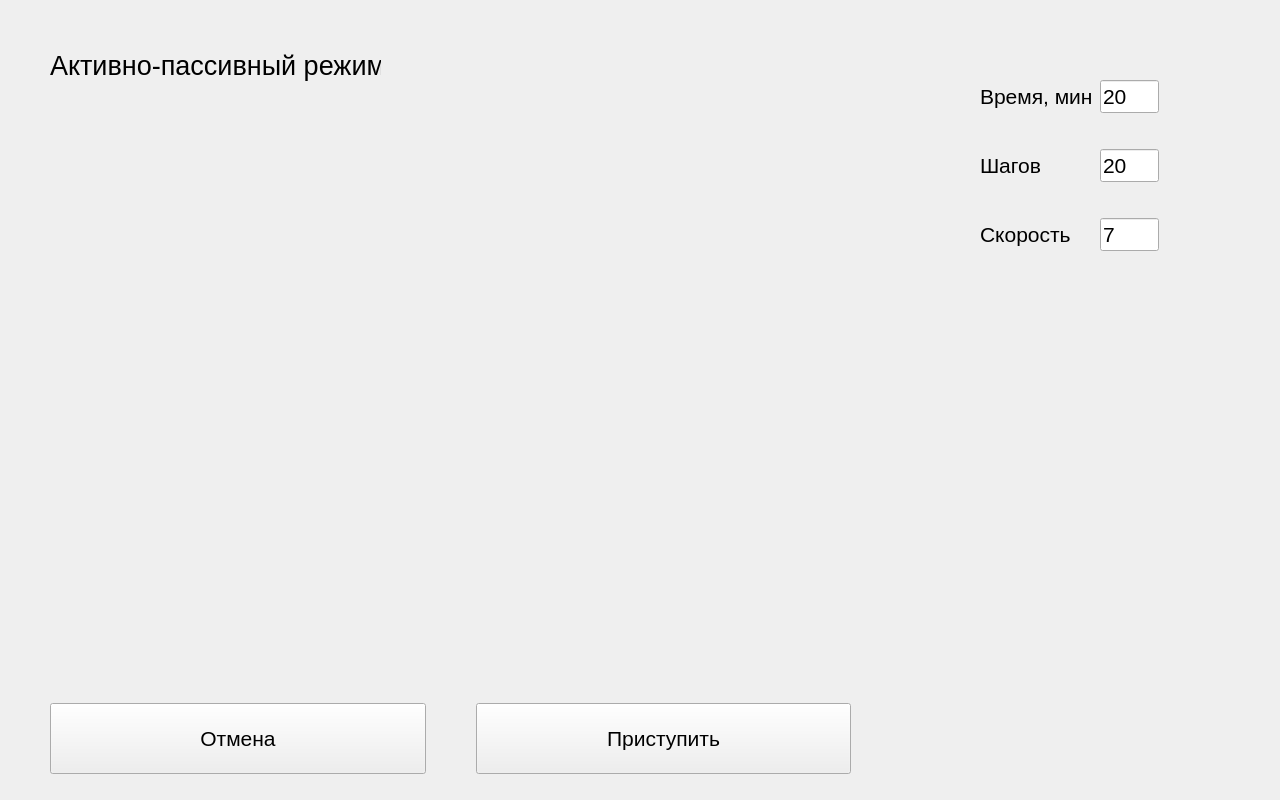
<?xml version="1.0" encoding="UTF-8"?>
<ui version="4.0">
 <class>ActivePassiveModeSettingsPage</class>
 <widget class="QWidget" name="ActivePassiveModeSettingsPage">
  <property name="geometry">
   <rect>
    <x>0</x>
    <y>0</y>
    <width>1280</width>
    <height>800</height>
   </rect>
  </property>
  <property name="windowTitle">
   <string>Form</string>
  </property>
  <widget class="QLabel" name="labelLegImg">
   <property name="geometry">
    <rect>
     <x>10</x>
     <y>190</y>
     <width>841</width>
     <height>491</height>
    </rect>
   </property>
   <property name="text">
    <string>&lt;html&gt;&lt;head/&gt;&lt;body&gt;&lt;p&gt;&lt;img src=&quot;:/leg_img/main_img/detail_00001.png&quot;/&gt;&lt;/p&gt;&lt;/body&gt;&lt;/html&gt;</string>
   </property>
  </widget>
  <widget class="QLabel" name="labelPassiveMode">
   <property name="geometry">
    <rect>
     <x>50</x>
     <y>40</y>
     <width>331</width>
     <height>51</height>
    </rect>
   </property>
   <property name="font">
    <font>
     <pointsize>20</pointsize>
    </font>
   </property>
   <property name="text">
    <string>Активно-пассивный режим</string>
   </property>
  </widget>
  <widget class="QWidget" name="horizontalLayoutWidget">
   <property name="geometry">
    <rect>
     <x>0</x>
     <y>703</y>
     <width>851</width>
     <height>101</height>
    </rect>
   </property>
   <layout class="QHBoxLayout" name="horizontalLayout">
    <property name="spacing">
     <number>50</number>
    </property>
    <property name="leftMargin">
     <number>50</number>
    </property>
    <property name="bottomMargin">
     <number>30</number>
    </property>
    <item>
     <widget class="QPushButton" name="pushButtonCancel">
      <property name="sizePolicy">
       <sizepolicy hsizetype="Expanding" vsizetype="Expanding">
        <horstretch>0</horstretch>
        <verstretch>0</verstretch>
       </sizepolicy>
      </property>
      <property name="font">
       <font>
        <pointsize>16</pointsize>
       </font>
      </property>
      <property name="text">
       <string>Отмена</string>
      </property>
     </widget>
    </item>
    <item>
     <widget class="QPushButton" name="pushButtonStart">
      <property name="sizePolicy">
       <sizepolicy hsizetype="Expanding" vsizetype="Expanding">
        <horstretch>0</horstretch>
        <verstretch>0</verstretch>
       </sizepolicy>
      </property>
      <property name="font">
       <font>
        <pointsize>16</pointsize>
       </font>
      </property>
      <property name="text">
       <string>Приступить</string>
      </property>
     </widget>
    </item>
   </layout>
  </widget>
  <widget class="QWidget" name="verticalLayoutWidget">
   <property name="geometry">
    <rect>
     <x>1100</x>
     <y>50</y>
     <width>59</width>
     <height>231</height>
    </rect>
   </property>
   <layout class="QVBoxLayout" name="verticalLayout">
    <item>
     <widget class="QLineEdit" name="lineEditTime">
      <property name="font">
       <font>
        <pointsize>16</pointsize>
       </font>
      </property>
      <property name="text">
       <string>20</string>
      </property>
      <property name="alignment">
       <set>Qt::AlignLeading|Qt::AlignLeft|Qt::AlignVCenter</set>
      </property>
     </widget>
    </item>
    <item>
     <widget class="QLineEdit" name="lineEditSteps">
      <property name="font">
       <font>
        <pointsize>16</pointsize>
       </font>
      </property>
      <property name="text">
       <string>20</string>
      </property>
     </widget>
    </item>
    <item>
     <widget class="QLineEdit" name="lineEditSpeed">
      <property name="font">
       <font>
        <pointsize>16</pointsize>
       </font>
      </property>
      <property name="text">
       <string>7</string>
      </property>
     </widget>
    </item>
   </layout>
  </widget>
  <widget class="QWidget" name="verticalLayoutWidget_2">
   <property name="geometry">
    <rect>
     <x>980</x>
     <y>50</y>
     <width>121</width>
     <height>231</height>
    </rect>
   </property>
   <layout class="QVBoxLayout" name="verticalLayoutLabels">
    <property name="spacing">
     <number>6</number>
    </property>
    <property name="leftMargin">
     <number>0</number>
    </property>
    <property name="topMargin">
     <number>15</number>
    </property>
    <property name="bottomMargin">
     <number>15</number>
    </property>
    <item>
     <widget class="QLabel" name="labelTime">
      <property name="font">
       <font>
        <pointsize>16</pointsize>
       </font>
      </property>
      <property name="text">
       <string>Время, мин</string>
      </property>
     </widget>
    </item>
    <item>
     <widget class="QLabel" name="labelSteps">
      <property name="font">
       <font>
        <pointsize>16</pointsize>
       </font>
      </property>
      <property name="text">
       <string>Шагов</string>
      </property>
     </widget>
    </item>
    <item>
     <widget class="QLabel" name="labelSpeed">
      <property name="font">
       <font>
        <pointsize>16</pointsize>
       </font>
      </property>
      <property name="text">
       <string>Скорость</string>
      </property>
     </widget>
    </item>
   </layout>
  </widget>
  <widget class="QWidget" name="verticalLayoutWidget_4">
   <property name="geometry">
    <rect>
     <x>1080</x>
     <y>310</y>
     <width>186</width>
     <height>291</height>
    </rect>
   </property>
   <layout class="QVBoxLayout" name="verticalLayout_3">
    <item>
     <widget class="QPushButton" name="pushButtonDiagnosisAngle">
      <property name="sizePolicy">
       <sizepolicy hsizetype="Maximum" vsizetype="Fixed">
        <horstretch>0</horstretch>
        <verstretch>0</verstretch>
       </sizepolicy>
      </property>
      <property name="styleSheet">
       <string notr="true">background-color: rgba(255, 255, 255,0);
border: none;
</string>
      </property>
      <property name="text">
       <string/>
      </property>
      <property name="icon">
       <iconset>
        <normalon>:/images/calibre_01.png</normalon>
       </iconset>
      </property>
      <property name="iconSize">
       <size>
        <width>180</width>
        <height>140</height>
       </size>
      </property>
      <property name="flat">
       <bool>true</bool>
      </property>
     </widget>
    </item>
    <item>
     <widget class="QPushButton" name="pushButtonDiagnosisAngle_2">
      <property name="sizePolicy">
       <sizepolicy hsizetype="Maximum" vsizetype="Fixed">
        <horstretch>0</horstretch>
        <verstretch>0</verstretch>
       </sizepolicy>
      </property>
      <property name="styleSheet">
       <string notr="true">background-color: rgba(255, 255, 255,0);
border: none;
</string>
      </property>
      <property name="text">
       <string/>
      </property>
      <property name="icon">
       <iconset>
        <normalon>:/images/calibre_04.png</normalon>
       </iconset>
      </property>
      <property name="iconSize">
       <size>
        <width>180</width>
        <height>140</height>
       </size>
      </property>
      <property name="flat">
       <bool>true</bool>
      </property>
     </widget>
    </item>
   </layout>
  </widget>
 </widget>
 <resources/>
 <connections/>
</ui>
